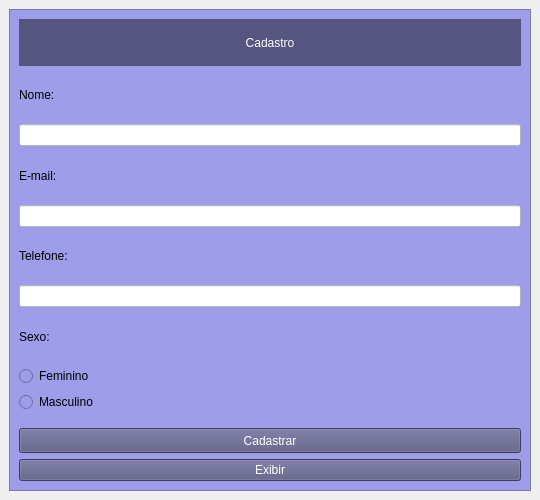
<?xml version="1.0" encoding="UTF-8"?>
<ui version="4.0">
 <class>MainWindow</class>
 <widget class="QMainWindow" name="MainWindow">
  <property name="geometry">
   <rect>
    <x>0</x>
    <y>0</y>
    <width>540</width>
    <height>500</height>
   </rect>
  </property>
  <property name="windowTitle">
   <string>MainWindow</string>
  </property>
  <widget class="QWidget" name="centralwidget">
   <layout class="QGridLayout" name="gridLayout">
    <item row="0" column="0">
     <widget class="QFrame" name="frame_2">
      <property name="styleSheet">
       <string notr="true">background-color: rgb(157, 157, 234);
</string>
      </property>
      <property name="frameShape">
       <enum>QFrame::StyledPanel</enum>
      </property>
      <property name="frameShadow">
       <enum>QFrame::Raised</enum>
      </property>
      <layout class="QVBoxLayout" name="verticalLayout">
       <item>
        <widget class="QLabel" name="tituloCadastro">
         <property name="styleSheet">
          <string notr="true">font: 63 16pt &quot;Segoe UI Semibold&quot;;
background-color: rgb(85, 85, 127);
color: rgb(255, 255, 255);</string>
         </property>
         <property name="text">
          <string>Cadastro</string>
         </property>
         <property name="alignment">
          <set>Qt::AlignCenter</set>
         </property>
        </widget>
       </item>
       <item>
        <widget class="QLabel" name="labelNome">
         <property name="styleSheet">
          <string notr="true">font: 63 12pt &quot;Segoe UI Semibold&quot;;</string>
         </property>
         <property name="text">
          <string>Nome:</string>
         </property>
        </widget>
       </item>
       <item>
        <widget class="QLineEdit" name="nome">
         <property name="enabled">
          <bool>true</bool>
         </property>
         <property name="styleSheet">
          <string notr="true">background-color: rgb(255, 255, 255);</string>
         </property>
        </widget>
       </item>
       <item>
        <widget class="QLabel" name="labelEmail">
         <property name="styleSheet">
          <string notr="true">font: 63 12pt &quot;Segoe UI Semibold&quot;;</string>
         </property>
         <property name="text">
          <string>E-mail:</string>
         </property>
        </widget>
       </item>
       <item>
        <widget class="QLineEdit" name="email">
         <property name="enabled">
          <bool>true</bool>
         </property>
         <property name="styleSheet">
          <string notr="true">background-color: rgb(255, 255, 255);</string>
         </property>
        </widget>
       </item>
       <item>
        <widget class="QLabel" name="labelTelefone">
         <property name="styleSheet">
          <string notr="true">font: 63 12pt &quot;Segoe UI Semibold&quot;;</string>
         </property>
         <property name="text">
          <string>Telefone:</string>
         </property>
        </widget>
       </item>
       <item>
        <widget class="QLineEdit" name="telefone">
         <property name="enabled">
          <bool>true</bool>
         </property>
         <property name="styleSheet">
          <string notr="true">background-color: rgb(255, 255, 255);</string>
         </property>
        </widget>
       </item>
       <item>
        <widget class="QLabel" name="labelSexo">
         <property name="styleSheet">
          <string notr="true">font: 63 12pt &quot;Segoe UI Semibold&quot;;</string>
         </property>
         <property name="text">
          <string>Sexo:</string>
         </property>
        </widget>
       </item>
       <item>
        <widget class="QRadioButton" name="feminino">
         <property name="styleSheet">
          <string notr="true">font: 10pt &quot;Segoe UI Semilight&quot;;</string>
         </property>
         <property name="text">
          <string>Feminino</string>
         </property>
        </widget>
       </item>
       <item>
        <widget class="QRadioButton" name="masculino">
         <property name="styleSheet">
          <string notr="true">font: 10pt &quot;Segoe UI Semilight&quot;;</string>
         </property>
         <property name="text">
          <string>Masculino</string>
         </property>
        </widget>
       </item>
       <item>
        <spacer name="verticalSpacer">
         <property name="orientation">
          <enum>Qt::Horizontal</enum>
         </property>
         <property name="sizeHint" stdset="0">
          <size>
           <width>10</width>
           <height>10</height>
          </size>
         </property>
        </spacer>
       </item>
       <item>
        <widget class="QPushButton" name="botaoCadastrar">
         <property name="minimumSize">
          <size>
           <width>502</width>
           <height>25</height>
          </size>
         </property>
         <property name="maximumSize">
          <size>
           <width>16777215</width>
           <height>25</height>
          </size>
         </property>
         <property name="styleSheet">
          <string notr="true">QPushButton {
font: 63 10pt &quot;Segoe UI Semibold&quot;;
background-color: rgb(85, 85, 127);
color: rgb(255, 255, 255);
}
QPushButton:hover {
background-color: rgb(74, 74, 111);
}</string>
         </property>
         <property name="text">
          <string>Cadastrar</string>
         </property>
        </widget>
       </item>
       <item>
        <widget class="QPushButton" name="botaoExibir">
         <property name="styleSheet">
          <string notr="true">QPushButton {
font: 63 10pt &quot;Segoe UI Semibold&quot;;
background-color: rgb(85, 85, 127);
color: rgb(255, 255, 255);
}
QPushButton:hover {
background-color: rgb(74, 74, 111);
}</string>
         </property>
         <property name="text">
          <string>Exibir</string>
         </property>
        </widget>
       </item>
      </layout>
     </widget>
    </item>
   </layout>
  </widget>
 </widget>
 <resources/>
 <connections/>
</ui>
